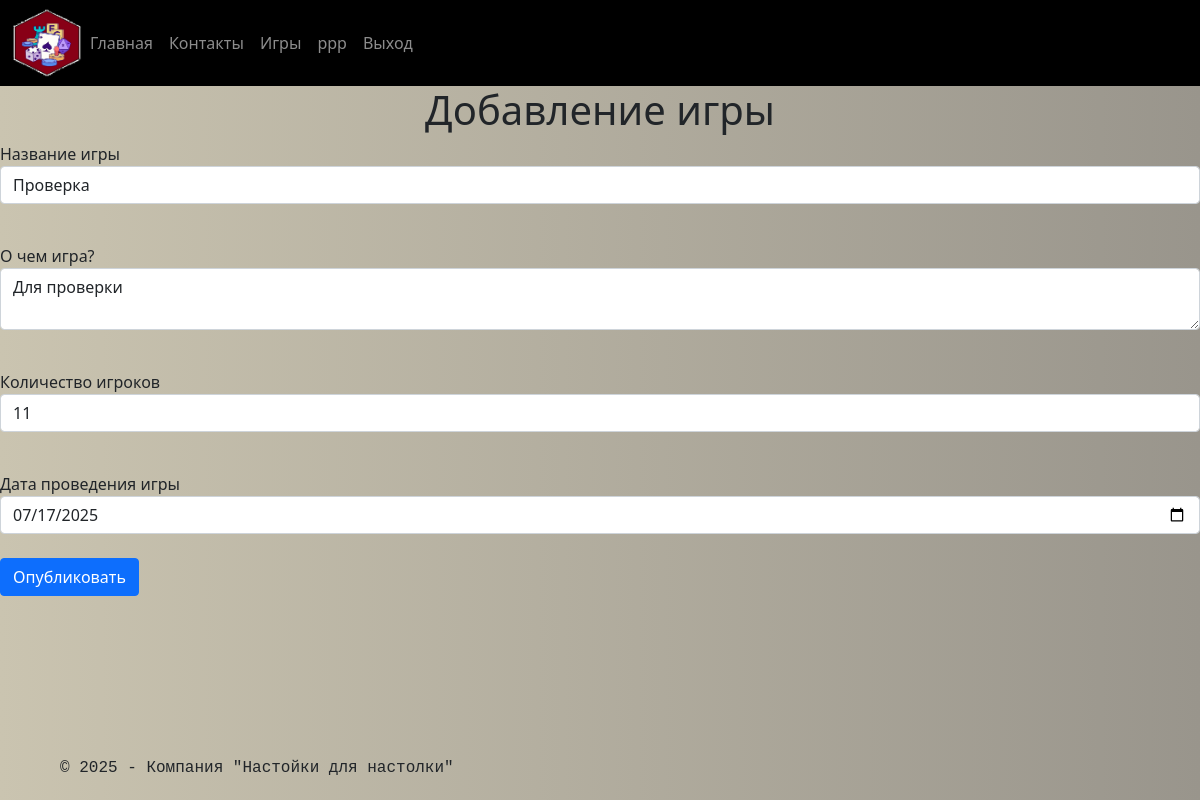
Page /gamesplay/2 (signed in) on the committed database.
### data/users.py (models this page shows, shortened)
class Player(SqlAlchemyBase, UserMixin, SerializerMixin):
    __tablename__ = 'players'
    id = sqlalchemy.Column(sqlalchemy.Integer,
                           primary_key=True, autoincrement=True)
    name = sqlalchemy.Column(sqlalchemy.String, nullable=True)
    about = sqlalchemy.Column(sqlalchemy.String, nullable=True)
    email = sqlalchemy.Column(sqlalchemy.String, unique=True,
                              index=True, nullable=True)
    hashed_password = sqlalchemy.Column(sqlalchemy.String,
                                        nullable=True)
    level = sqlalchemy.Column(sqlalchemy.Integer, default=False,
                           autoincrement=True)
    create_date = sqlalchemy.Column(sqlalchemy.DateTime,
                                    default=datetime.datetime.now())
    games = orm.relationship("Games", back_populates='owner', lazy="joined")
    teams = orm.relationship("Teams", back_populates='owner', lazy="joined")

### data/games.py (models this page shows, shortened)
class Games(SqlAlchemyBase, SerializerMixin):
    __tablename__ = 'boardgames'
    id = sqlalchemy.Column(sqlalchemy.Integer,
                           primary_key=True, autoincrement=True)
    name_game = sqlalchemy.Column(sqlalchemy.String, nullable=True)
    content = sqlalchemy.Column(sqlalchemy.String, nullable=True)
    event_date = sqlalchemy.Column(sqlalchemy.DateTime)
    create_date = sqlalchemy.Column(sqlalchemy.DateTime,
                                    default=datetime.now())
    count_players = sqlalchemy.Column(sqlalchemy.Integer, nullable=True)
    owner_id = sqlalchemy.Column(sqlalchemy.Integer,
                                sqlalchemy.ForeignKey("players.id"))
    owner = orm.relationship('Player', back_populates="games")

### main.py (the view, shortened to what this page needs)
@app.route('/gamesplay/<int:id_num>', methods=['POST', 'GET'])
@login_required
def edit_game(id_num):
    form = GamesForm()
    if request.method == 'GET':
        db_sess = db_session.create_session()
        game = db_sess.query(Games).filter(
            Games.id == id_num, Games.owner == current_user
        ).first()
        if game:
            form.name_game.data = game.name_game
            form.content.data = game.content
            form.event_date.data  = game.event_date
            form.count_players.data = game.count_players
        else:
            abort(404)
    return render_template('/gamesplay.html', title='Редактирование новости', form=form)

### forms/boardgames.py
class GamesForm(FlaskForm):
    name_game = StringField('Название игры', validators=[DataRequired('Введите название игры')])
    content = TextAreaField('О чем игра?')
    event_date = DateField('Дата проведения игры', widget=DateInput())
    count_players = IntegerField('Количество игроков', widget=NumberInput())
    submit = SubmitField('Опубликовать')

### data/db_session.py (called while the page is built)
def create_session() -> Session:
    global __factory
    return __factory()

### main.py (called while the page is built)
@login_manager.user_loader
def load_user(user_id):
    db_sess = db_session.create_session()
    return db_sess.get(Player, user_id)

### templates/gamesplay.html (shortened to what this page needs)
{% extends "base.html" %}
{% block content %}
<h1>Добавление игры</h1>
<form action="" method="post">
    <p>
        {{ form.name_game.label }}<br>
        {{ form.name_game(class="form-control") }}<br>
    </p>
    <p>
        {{ form.content.label }}<br>
        {{ form.content(class="form-control") }}<br>
    </p>
        {{ form.count_players.label }}<br>
        {{ form.count_players(class="form-control") }}<br>
        {{ form.event_date.label }}<br>
        {{ form.event_date(class="form-control") }}<br>
    <p>{{ form.submit(type="submit", class="btn btn-primary") }}</p>
</form>
{% endblock %}

### templates/base.html (shortened to what this page needs)
<!doctype html>
<html lang="ru">
<head>
    <link href="https://cdn.jsdelivr.net/npm/bootstrap@5.0.2/dist/css/bootstrap.min.css" rel="stylesheet"
>
    <link rel="stylesheet" href="{{url_for('static', filename='css/style.css')}}">
</head>
<body>
<header class="navbar navbar-expand-md navbar-dark bd-navbar">
    <nav class="container-xxl flex-wrap flex-md-nowrap" aria-label="Main navigation">
        <div class="collapse navbar-collapse" id="bdNavbar">
            <img src="/static/img/ikon.jpg" alt="" width="70" height="70">
            <ul class="navbar-nav flex-row flex-wrap bd-navbar-nav pt-2 py-md-0">
                <li class="nav-item col-6 col-md-auto">
                    <a href="/" class="nav-link p-2 ">Главная</a>
                </li>
                <li class="nav-item col-6 col-md-auto">
                    <a href="/contacts" class="nav-link p-2 ">Контакты</a>
                </li>
                <li class="nav-item col-6 col-md-auto">
                    <a href="/boardgames" class="nav-link p-2 ">Игры</a>
                </li>
                {% if current_user.is_authenticated %}
                <li class="nav-item col-6 col-md-auto">
                    <a href="/personal-page" class="nav-link p-2 ">{{current_user.name}}</a>
                <li class="nav-item col-6 col-md-auto">
                    <a href="/logout" class="nav-link p-2 ">Выход</a>
                </li>
                    {% else %}
                    <a href="/login" class="nav-link p-2 ">Авторизация</a>
                </li>
                <li class="nav-item col-6 col-md-auto">
                    <a href="/register" class="nav-link p-2 ">Регистрация</a>
                </li>
                {% endif %}
            </ul>
        </div>
    </nav>
</header>
<div class="row">
    <main>
        {% block content %}{% endblock %}
    </main>
</div>
<p>&nbsp;</p>
<div class="fixed-bottom padding-left position_on_page">
    <footer class="bg-black text-grey text-left py-1 font-monospace">
        <p>&copy; 2025 &dash; Компания "Настойки для настолки"</p>
    </footer>
</div>
</body>
</html>

### static/css/style.css (style rules this page uses)
h1, h2, h3 { text-align: center; }
.position_on_page { margin-left: 30px; padding-left: 30px; }
body { margin: 0; background: linear-gradient(to right, #CAC4B0, #99958C); }
.bd-navbar { padding: .50rem 0; background-color: #000000; }

### rows in the picture
Player: name "ppp"
Games: name_game "Проверка", content "Для проверки", count_players "11", event_date "07/17/2025"
